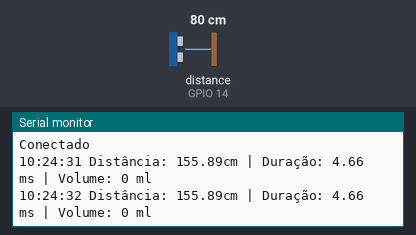
Simulated run of this sketch. Board: ESP32. Parts: the last lines printed to the serial monitor. Wiring (inferred from the names in the program): ultrasonic range finder: trigger GPIO 26; echo GPIO 14. The inputs (shaded band) are chosen by the test bench; at power-on: distance to the obstacle (sensor on GPIO 14) 80 cm. The echo pulse lasts 58.3 µs per cm; WiFi joins after 1.5 s; servers stay silent unless stated; the local clock reads 2024-03-15 10:24:30 at power-on unless the sketch sets it; no MQTT or app messages arrive unless stated.

Above: at 2.7 s.
2.8 s: distance to the obstacle (sensor on GPIO 14) set to 2 cm
At 4.1 s:
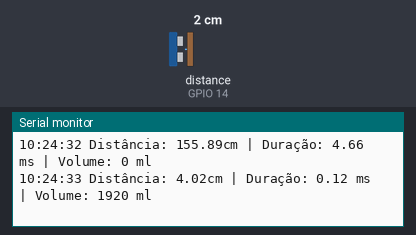
4.3 s: distance to the obstacle (sensor on GPIO 14) set to 4 cm
At 5.4 s:
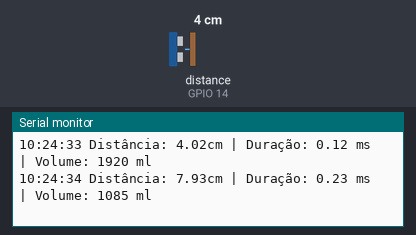
Timing chart, 0 to 7.3 s (numbered marks = the images above; inputs shaded):
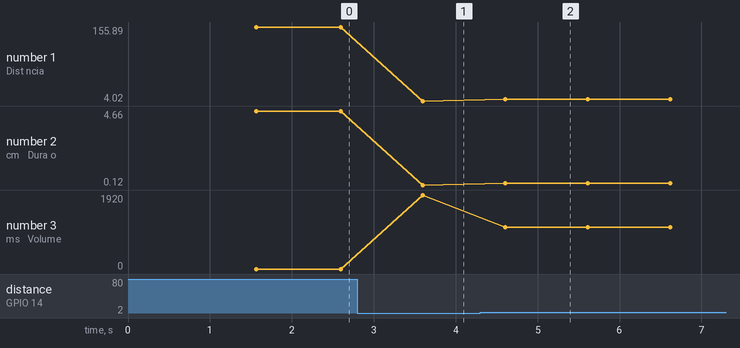

Measured:
- after the input at 2.8 s, the serial monitor: prints a new line after 0.80 s (image 1)
- after the input at 4.3 s, the serial monitor: prints a new line after 0.31 s (image 2)
- plotted number 1: 155.89 → 4.02 after the input at 2.8 s, 4.02 → 7.93 after the input at 4.3 s
- plotted number 2: 4.66 → 0.12 after the input at 2.8 s, 0.12 → 0.23 after the input at 4.3 s
- plotted number 3: 0 → 1920 after the input at 2.8 s, 1920 → 1085 after the input at 4.3 s

The sketch:

codigo_esp32.ino
```cpp
#include <WiFi.h>
#include <PubSubClient.h>
#include <time.h>

#define TRIGGER_PIN  26
#define ECHO_PIN     14

// Dimensões do recipiente (cilindro)
float raioCilindro = 8.25; // em centímetros
float alturaMaximaAgua = 9.0; // em centímetros
float alturaSensor = 13.0; // em centímetros
float m = 33.4;  // Coeficiente angular obtido pela calibração
float b = 0.11;  // Termo independente obtido pela calibração

const char* ssid = "samsung";
const char* password = "12345678";

const char* mqtt_server = "mqtt.eclipseprojects.io";

const char* ntpServer = "pool.ntp.org";
const long  gmtOffset_sec = 0;
const int   daylightOffset_sec = 3600;

WiFiClient espClient;
PubSubClient client(espClient);

void printLocalTime() {
  struct tm timeinfo;
  if (!getLocalTime(&timeinfo)) {
    Serial.println("Falha ao obter a hora");
    return;
  }
  Serial.printf("%02d:%02d:%02d ", timeinfo.tm_hour, timeinfo.tm_min, timeinfo.tm_sec);
}

float calcularVolume(float distancia, float raio) {

  float alturaAgua = alturaMaximaAgua - (distancia - (alturaSensor - alturaMaximaAgua));

  // Calculando o volume do cilindro usando a área da base e a altura da água
  float volume = PI * raio * raio * alturaAgua;
  // Limitando o volume minimo a 0, pra não haver volumes negativos
  volume = (volume < 0) ? 0 : volume;

  return volume;
}

void setup() {
  Serial.begin(9600);
  pinMode(TRIGGER_PIN, OUTPUT);
  pinMode(ECHO_PIN, INPUT);
  WiFi.begin(ssid, password);

  while (WiFi.status() != WL_CONNECTED) {
    delay(500);
    Serial.print(".");
  }

  Serial.println("\nWiFi conectado");
  Serial.println("Endereço IP: " + WiFi.localIP().toString());

  // Inicializa a configuração NTP
  configTime(gmtOffset_sec, daylightOffset_sec, ntpServer);

  client.setServer(mqtt_server, 1883);

  while (!client.connected()) {
    Serial.println("Conectando ao MQTT...");
    if (client.connect("ESP32Client")) {
      Serial.println("Conectado");
    } else {
      Serial.print("Falha na conexão, rc=");
      Serial.println(client.state());
      delay(5000);
    }
  }
}

void loop() {
  if (!client.connected()) {
    while (!client.connected()) {
      if (client.connect("ESP32Client")) {
        Serial.println("Reconectado");
      } else {
        delay(5000);
      }
    }
  }
  client.loop();

  float duracao, distancia;
  digitalWrite(TRIGGER_PIN, LOW);
  delayMicroseconds(2);
  digitalWrite(TRIGGER_PIN, HIGH);
  delayMicroseconds(10);
  digitalWrite(TRIGGER_PIN, LOW);
  duracao = pulseIn(ECHO_PIN, HIGH);
  distancia = m * (duracao/1000.0) + b;
  //distancia = (((duracao) / 2.0) * 0.0343);

  // Cálculo do volume usando as dimensões do recipiente
  float volumeLitros = calcularVolume(distancia, raioCilindro);

  int volumeMililitros = volumeLitros; // Convertendo para mililitros
  //int volumeLitrosInt = volumeLitros/1000; // Convertendo para inteiros


  // Publicar no tópicos correspondentes
  client.publish("sensor_HC-SR04/distancia", String(distancia).c_str());
  client.publish("sensor_HC-SR04/duracao", String(duracao/1000).c_str());
  client.publish("sensor_HC-SR04/volume_ml", String(volumeMililitros).c_str());

  // Imprimir no Serial Monitor hora atual, distancia, duracao e volume
  printLocalTime();
  Serial.print("Distância: ");
  Serial.print(distancia);
  Serial.print("cm | Duração: ");
  Serial.print(duracao/1000);
  Serial.print(" ms | Volume: ");
  //Serial.print(volumeLitros);
  //Serial.print(" litros ");
  Serial.print(volumeMililitros);
  Serial.println(" ml");

  delay(1000);
}
```
